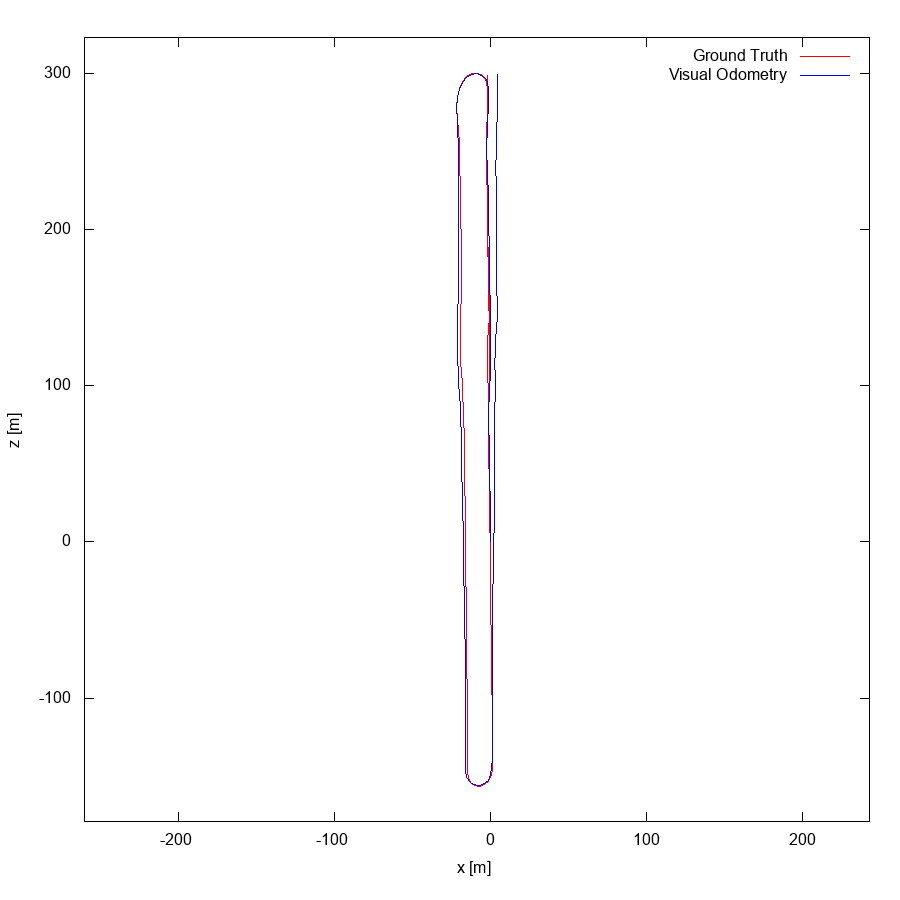

Source code (gnuplot):
set term postscript eps enhanced color
set output "00.eps"
set size ratio -1
set xrange [-260:243]
set yrange [-179:323]
set xlabel "x [m]"
set ylabel "z [m]"
plot "00.txt" using 1:2 lc rgb "#FF0000" title 'Ground Truth' w lines,"00.txt" using 3:4 lc rgb "#0000FF" title 'Visual Odometry' w lines,"< head -1 00.txt" using 1:2 lc rgb "#000000" pt 4 ps 1 lw 2 title 'Sequence Start' w points
